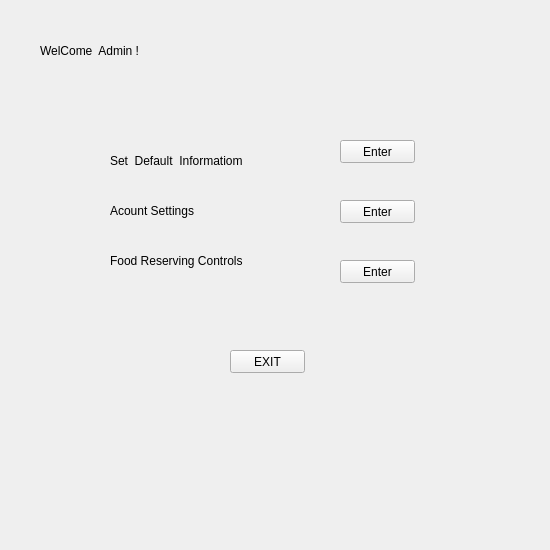
<?xml version="1.0" encoding="UTF-8"?>
<ui version="4.0">
 <class>AdminPage</class>
 <widget class="QWidget" name="AdminPage">
  <property name="geometry">
   <rect>
    <x>0</x>
    <y>0</y>
    <width>550</width>
    <height>550</height>
   </rect>
  </property>
  <property name="windowTitle">
   <string>Form</string>
  </property>
  <widget class="QLabel" name="label">
   <property name="geometry">
    <rect>
     <x>40</x>
     <y>30</y>
     <width>111</width>
     <height>41</height>
    </rect>
   </property>
   <property name="text">
    <string>WelCome  Admin !</string>
   </property>
  </widget>
  <widget class="QLabel" name="label_2">
   <property name="geometry">
    <rect>
     <x>110</x>
     <y>140</y>
     <width>171</width>
     <height>41</height>
    </rect>
   </property>
   <property name="text">
    <string>Set  Default  Informatiom</string>
   </property>
  </widget>
  <widget class="QPushButton" name="DefaultUPBottun">
   <property name="geometry">
    <rect>
     <x>340</x>
     <y>140</y>
     <width>75</width>
     <height>23</height>
    </rect>
   </property>
   <property name="text">
    <string>Enter</string>
   </property>
  </widget>
  <widget class="QPushButton" name="exit">
   <property name="geometry">
    <rect>
     <x>230</x>
     <y>350</y>
     <width>75</width>
     <height>23</height>
    </rect>
   </property>
   <property name="text">
    <string>EXIT</string>
   </property>
  </widget>
  <widget class="QLabel" name="label_5">
   <property name="geometry">
    <rect>
     <x>110</x>
     <y>190</y>
     <width>171</width>
     <height>41</height>
    </rect>
   </property>
   <property name="text">
    <string>Acount Settings</string>
   </property>
  </widget>
  <widget class="QPushButton" name="moneyBottun">
   <property name="geometry">
    <rect>
     <x>340</x>
     <y>200</y>
     <width>75</width>
     <height>23</height>
    </rect>
   </property>
   <property name="text">
    <string>Enter</string>
   </property>
  </widget>
  <widget class="QLabel" name="label_3">
   <property name="geometry">
    <rect>
     <x>110</x>
     <y>250</y>
     <width>141</width>
     <height>21</height>
    </rect>
   </property>
   <property name="text">
    <string>Food Reserving Controls</string>
   </property>
  </widget>
  <widget class="QPushButton" name="pushButton">
   <property name="geometry">
    <rect>
     <x>340</x>
     <y>260</y>
     <width>75</width>
     <height>23</height>
    </rect>
   </property>
   <property name="text">
    <string>Enter</string>
   </property>
  </widget>
 </widget>
 <resources/>
 <connections/>
</ui>
